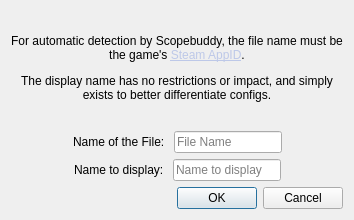
<?xml version="1.0" encoding="UTF-8"?>
<ui version="4.0">
 <class>Dialog</class>
 <widget class="QDialog" name="Dialog">
  <property name="windowModality">
   <enum>Qt::WindowModality::ApplicationModal</enum>
  </property>
  <property name="geometry">
   <rect>
    <x>0</x>
    <y>0</y>
    <width>354</width>
    <height>220</height>
   </rect>
  </property>
  <property name="minimumSize">
   <size>
    <width>320</width>
    <height>220</height>
   </size>
  </property>
  <property name="windowTitle">
   <string>Dialog</string>
  </property>
  <property name="modal">
   <bool>true</bool>
  </property>
  <layout class="QVBoxLayout" name="verticalLayout">
   <item>
    <widget class="QLabel" name="label">
     <property name="text">
      <string>&lt;html&gt;&lt;head/&gt;&lt;body&gt;&lt;p align=&quot;center&quot;&gt;For automatic detection by Scopebuddy, the file name must be the game's &lt;a href=&quot;https://steamdb.info/apps/&quot;&gt;&lt;span style=&quot; text-decoration: underline; color:#bdc8e8;&quot;&gt;Steam AppID&lt;/span&gt;&lt;/a&gt;.&lt;/p&gt;&lt;p align=&quot;center&quot;&gt;The display name has no restrictions or impact, and simply exists to better differentiate configs.&lt;/p&gt;&lt;/body&gt;&lt;/html&gt;</string>
     </property>
     <property name="alignment">
      <set>Qt::AlignmentFlag::AlignCenter</set>
     </property>
     <property name="wordWrap">
      <bool>true</bool>
     </property>
     <property name="openExternalLinks">
      <bool>true</bool>
     </property>
    </widget>
   </item>
   <item>
    <layout class="QHBoxLayout" name="horizontalLayout_2">
     <item>
      <spacer name="horizontalSpacer">
       <property name="orientation">
        <enum>Qt::Orientation::Horizontal</enum>
       </property>
       <property name="sizeHint" stdset="0">
        <size>
         <width>40</width>
         <height>20</height>
        </size>
       </property>
      </spacer>
     </item>
     <item>
      <widget class="QLabel" name="label_2">
       <property name="sizePolicy">
        <sizepolicy hsizetype="Maximum" vsizetype="Preferred">
         <horstretch>0</horstretch>
         <verstretch>0</verstretch>
        </sizepolicy>
       </property>
       <property name="text">
        <string>Name of the File: </string>
       </property>
      </widget>
     </item>
     <item>
      <widget class="QLineEdit" name="file_name">
       <property name="sizePolicy">
        <sizepolicy hsizetype="Maximum" vsizetype="Fixed">
         <horstretch>0</horstretch>
         <verstretch>0</verstretch>
        </sizepolicy>
       </property>
       <property name="dragEnabled">
        <bool>false</bool>
       </property>
       <property name="placeholderText">
        <string>File Name</string>
       </property>
       <property name="clearButtonEnabled">
        <bool>false</bool>
       </property>
      </widget>
     </item>
     <item>
      <spacer name="horizontalSpacer_3">
       <property name="orientation">
        <enum>Qt::Orientation::Horizontal</enum>
       </property>
       <property name="sizeHint" stdset="0">
        <size>
         <width>40</width>
         <height>20</height>
        </size>
       </property>
      </spacer>
     </item>
    </layout>
   </item>
   <item>
    <layout class="QHBoxLayout" name="horizontalLayout">
     <property name="leftMargin">
      <number>0</number>
     </property>
     <property name="rightMargin">
      <number>0</number>
     </property>
     <item>
      <spacer name="horizontalSpacer_2">
       <property name="orientation">
        <enum>Qt::Orientation::Horizontal</enum>
       </property>
       <property name="sizeHint" stdset="0">
        <size>
         <width>40</width>
         <height>20</height>
        </size>
       </property>
      </spacer>
     </item>
     <item>
      <widget class="QLabel" name="label_3">
       <property name="sizePolicy">
        <sizepolicy hsizetype="Maximum" vsizetype="Preferred">
         <horstretch>0</horstretch>
         <verstretch>0</verstretch>
        </sizepolicy>
       </property>
       <property name="text">
        <string>Name to display: </string>
       </property>
      </widget>
     </item>
     <item>
      <widget class="QLineEdit" name="display_name">
       <property name="sizePolicy">
        <sizepolicy hsizetype="Maximum" vsizetype="Fixed">
         <horstretch>0</horstretch>
         <verstretch>0</verstretch>
        </sizepolicy>
       </property>
       <property name="toolTip">
        <string>&lt;html&gt;&lt;head/&gt;&lt;body&gt;&lt;p&gt;This will be commented out and the first line in the file.&lt;/p&gt;&lt;/body&gt;&lt;/html&gt;</string>
       </property>
       <property name="placeholderText">
        <string>Name to display</string>
       </property>
      </widget>
     </item>
     <item>
      <spacer name="horizontalSpacer_4">
       <property name="orientation">
        <enum>Qt::Orientation::Horizontal</enum>
       </property>
       <property name="sizeHint" stdset="0">
        <size>
         <width>40</width>
         <height>20</height>
        </size>
       </property>
      </spacer>
     </item>
    </layout>
   </item>
   <item>
    <widget class="QDialogButtonBox" name="buttonBox">
     <property name="orientation">
      <enum>Qt::Orientation::Horizontal</enum>
     </property>
     <property name="standardButtons">
      <set>QDialogButtonBox::StandardButton::Cancel|QDialogButtonBox::StandardButton::Ok</set>
     </property>
     <property name="centerButtons">
      <bool>false</bool>
     </property>
    </widget>
   </item>
  </layout>
 </widget>
 <resources/>
 <connections>
  <connection>
   <sender>buttonBox</sender>
   <signal>accepted()</signal>
   <receiver>Dialog</receiver>
   <slot>accept()</slot>
   <hints>
    <hint type="sourcelabel">
     <x>248</x>
     <y>254</y>
    </hint>
    <hint type="destinationlabel">
     <x>157</x>
     <y>274</y>
    </hint>
   </hints>
  </connection>
  <connection>
   <sender>buttonBox</sender>
   <signal>rejected()</signal>
   <receiver>Dialog</receiver>
   <slot>reject()</slot>
   <hints>
    <hint type="sourcelabel">
     <x>316</x>
     <y>260</y>
    </hint>
    <hint type="destinationlabel">
     <x>286</x>
     <y>274</y>
    </hint>
   </hints>
  </connection>
 </connections>
</ui>
